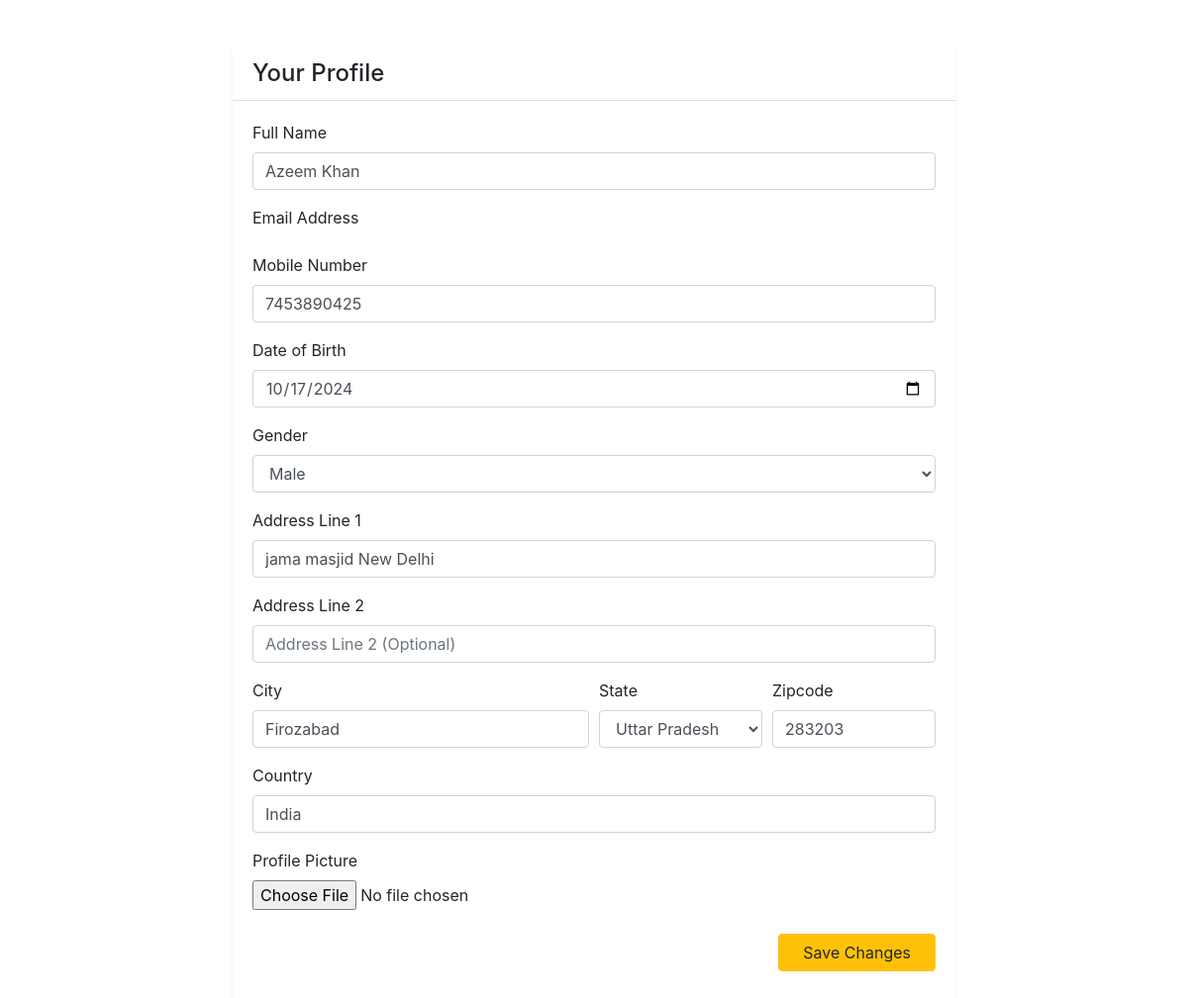
Before: /update_profile/ (signed in) with the older database file.
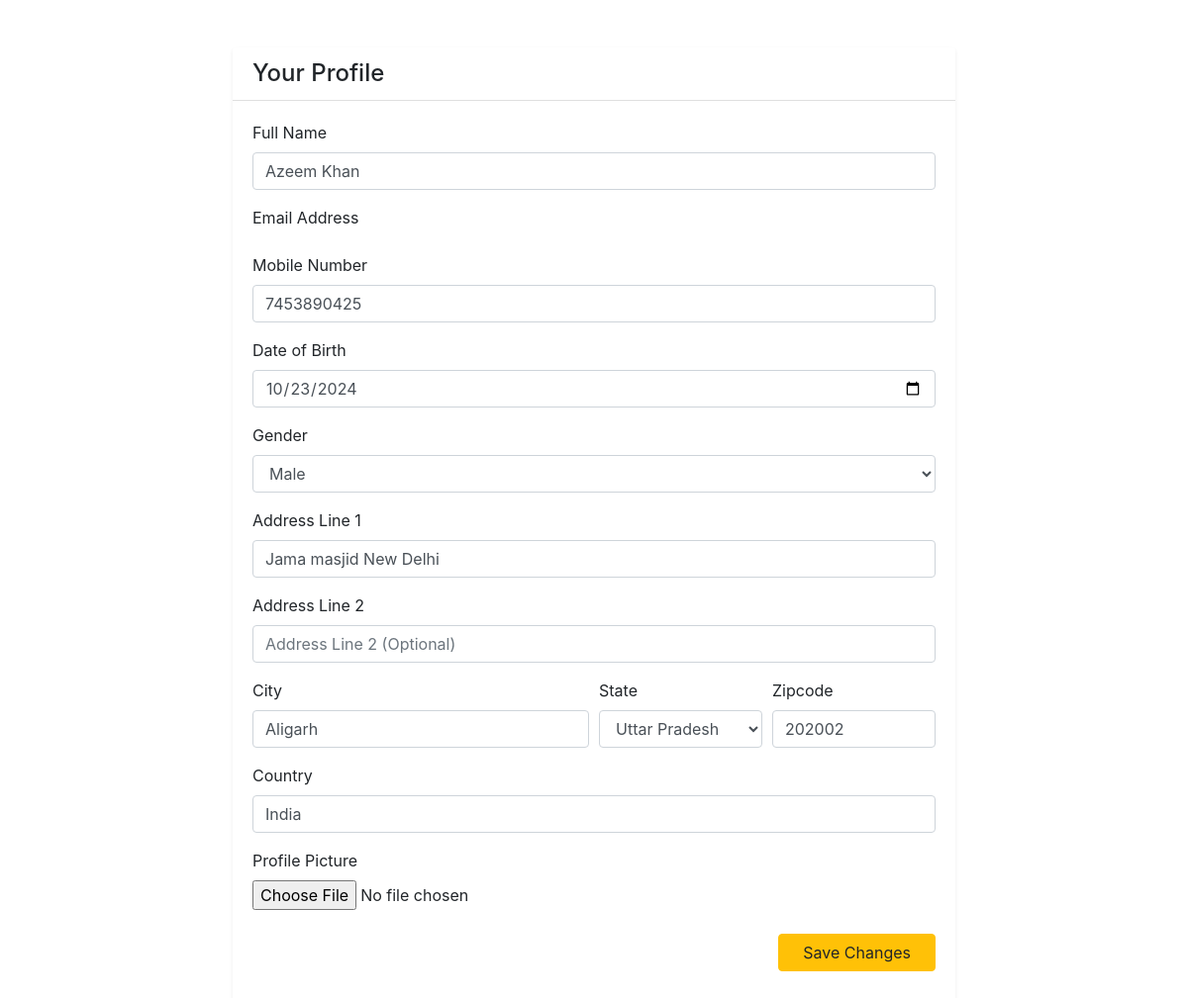
After: the same page with the newer database file.
### Alibaba/models.py (models this page shows, shortened)
class ProfileModel(models.Model):
    user = models.OneToOneField(User, on_delete=models.CASCADE, primary_key=True)
    name = models.CharField(max_length=100)
    email = models.EmailField(max_length=254,null = True)
    mobile = models.CharField(max_length=15)
    date_of_birth = models.DateField(null=True, blank=True)
    gender = models.CharField(max_length=10, choices=[('Male', 'Male'), ('Female', 'Female'), ('Other', 'Other')], blank=True)
    address_line1 = models.CharField("Address Line 1", max_length=255)
    address_line2 = models.CharField("Address Line 2", max_length=255, blank=True)
    city = models.CharField(max_length=100)
    state = models.CharField(max_length=2, choices=STATE_CHOICES)
    zipcode = models.CharField(max_length=10)
    country = models.CharField(max_length=100, default='India')
    profile_picture = models.ImageField(upload_to='profileImage', null=True, blank=True)
    date_created = models.DateTimeField(auto_now_add=True)
    date_updated = models.DateTimeField(auto_now=True)
    class Meta:
        unique_together=('user',)

### Alibaba/views.py (the view)
# urls.py: path('update_profile/',views.update_profile,name="update_profile"),
def update_profile(request):
        profile = ProfileModel.objects.get(user= request.user)
        if request.method=='POST':
            form=ProfileForm(request.POST,request.FILES,instance = profile)
            if form.is_valid():
                form.save()
                return redirect('profile')
        else:
            form = ProfileForm(instance=profile)
        return render(request,'Alibaba/updateprofile.html',context={"form":form,"message":messages})

### Alibaba/context_processors.py (called while the page is built)
def get_items_count(request):
    cart_count = 0
    if request.user.is_authenticated:
        cart = Cart.objects.filter(user=request.user, is_ordered=False).first()
        if cart:
            cart_count = CartItem.objects.filter(cart=cart).count()
    return {'cart_count': cart_count}

def get_category_list(request):
    category = Category.objects.all()
    return {'category':category}

### Alibaba/templates/Alibaba/updateprofile.html (shortened to what this page needs)
{% extends "Alibaba/base.html" %}
{% load crispy_forms_tags %}
{% load widget_tweaks %}
{% block content %}
<div class="container mt-5 mb-5">
    <div class="row justify-content-center">
        <div class="col-md-8">
            <div class="card shadow-sm border-0">
                <div class="card-header bg-white">
                    <h4 class="mb-0">Your Profile</h4>
                </div>
                <div class="card-body">
                    <form method="POST" enctype="multipart/form-data" novalidate>
                        <div class="form-group">
                            <label for="id_name">Full Name</label>
                            {{ form.name|add_class:"form-control" }}
                        </div>
                        <div class="form-group">
                            <label for="id_email">Email Address</label>
                        </div>
                        <div class="form-group">
                            <label for="id_mobile">Mobile Number</label>
                            {{ form.mobile|add_class:"form-control" }}
                        </div>
                        <div class="form-group">
                            <label for="id_date_of_birth">Date of Birth</label>
                            {{ form.date_of_birth|add_class:"form-control" }}
                        </div>
                        <div class="form-group">
                            <label for="id_gender">Gender</label>
                            {{ form.gender|add_class:"form-control" }}
                        </div>
                        <div class="form-group">
                            <label for="id_address_line1">Address Line 1</label>
                            {{ form.address_line1|add_class:"form-control" }}
                        </div>
                        <div class="form-group">
                            <label for="id_address_line2">Address Line 2</label>
                            {{ form.address_line2|add_class:"form-control" }}
                        </div>
                        <div class="form-row">
                            <div class="form-group col-md-6">
                                <label for="id_city">City</label>
                                {{ form.city|add_class:"form-control" }}
                            </div>
                            <div class="form-group col-md-3">
                                <label for="id_state">State</label>
                                {{ form.state|add_class:"form-control" }}
                            </div>
                            <div class="form-group col-md-3">
                                <label for="id_zipcode">Zipcode</label>
                                {{ form.zipcode|add_class:"form-control" }}
                            </div>
                        </div>
                        <div class="form-group">
                            <label for="id_country">Country</label>
                            {{ form.country|add_class:"form-control" }}
                        </div>
                        <div class="form-group">
                            <label for="id_profile_picture">Profile Picture</label>
                            {{ form.profile_picture|add_class:"form-control-file" }}
                        </div>
                        <div class="form-group text-right mt-4">
                            <button type="submit" class="btn btn-warning px-4">Save Changes</button>
                        </div>
                    </form>
                </div>
            </div>
        </div>
    </div>
</div>
{% endblock %}

Changed rows visible on the page:
changed ProfileModel "Azeem Khan": date_of_birth "10/17/2024" → "10/23/2024"; address_line1 "jama masjid New Delhi" → "Jama masjid New Delhi"; city "Firozabad" → "Aligarh"; zipcode "283203" → "202002"
